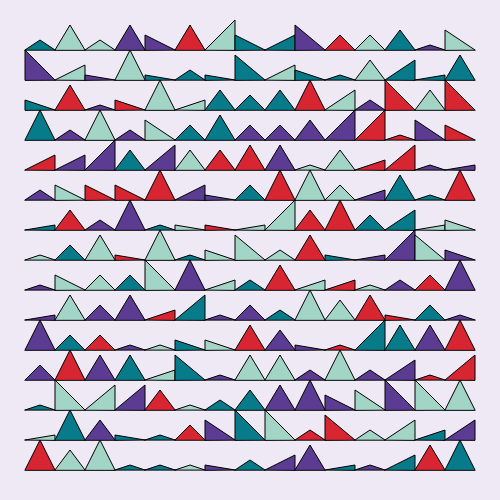
Frame 1 (no input)
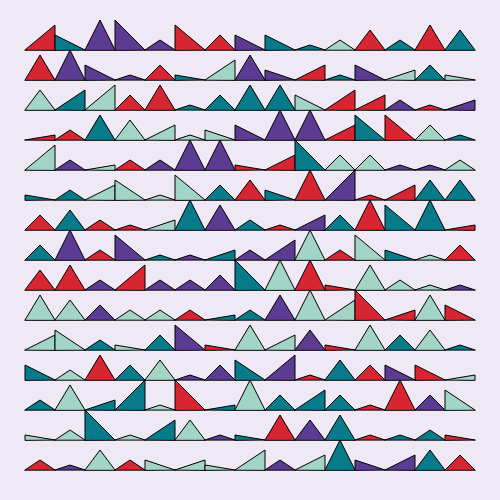
Frame 2 (the mouse pressed at the canvas centre, redrawn once)

The p5.js sketch that drew these frames (run headless with seeded random() and noise() and a simulated clock; the mouse was pressed at the canvas centre and the sketch redrawn once):

// p5.js sketch
// ── sketch.js
// Day 7 of my generative art challenge
// Inspiration from https://sasj.tumblr.com/post/628812510234132480/geometric-shapes-200909
// Wrote the code by myself
const COLORS = ['#d72631', '#a2d5c6', '#077b8a', '#5c3c92'];
const CANVAS_SIZE = 500;
const GAP = 30;
const WHITE_SPACE = 25;

function setup() {
  createCanvas(CANVAS_SIZE, CANVAS_SIZE);
  stroke('black');
  noLoop();
}

function draw() {
  background('#eee9f5');
  for (let y = 50; y <= 490; y += GAP) {
    for (let x = WHITE_SPACE; x < CANVAS_SIZE - WHITE_SPACE; x += GAP) {
      const xRandom = random([0, 15, 15, 15, 30]);
      const yRandom = random([5, 10, 15, 20, 25, 30]);
      fill(random(COLORS));
      triangle(x, y, x + xRandom, y - yRandom, x + GAP, y);
    }
  }
}
